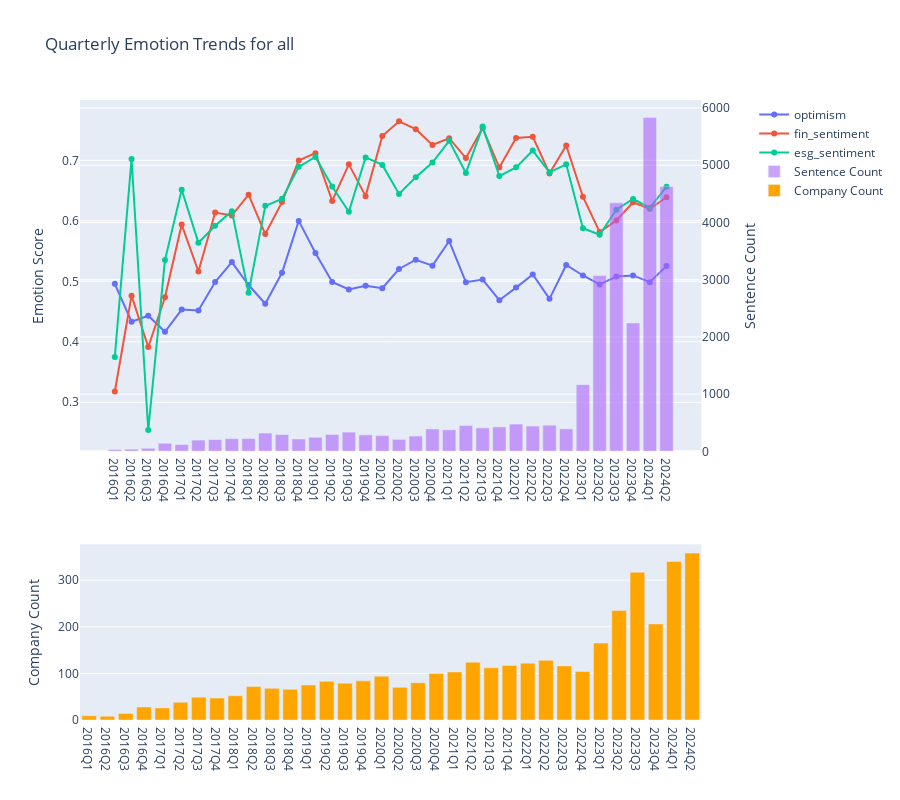

The notebook cell saved with this chart:
### Markdown cell above
As we now have the event dataset grouped by quarter, we pass it to ***plot_metric_and_sentence_trends*** function along with the metrics column to produce a visualisation showing the changes in AI mentions and emotions around it over time. We also define the metrics we are interested in below, which you can change with other metrics available in the grouped dataset.

### Code cell
metrics = [
       'emotions.optimism',
       'analysis.fin_sentiment','analysis.esg_sentiment'	
       ]

plot_metric_and_sentence_trends(events_by_quarter, metrics, show_company_count=True)

### Figure 1 — Plotly figure (JSON) as saved in the notebook; plotly's stock layout.template omitted (floating-point values rounded to 4 significant figures)
{"data": [{"mode": "lines+markers", "name": "optimism", "type": "scatter", "x": ["2016Q1", "2016Q2", "2016Q3", "2016Q4", "2017Q1", "2017Q2", "2017Q3", "2017Q4", "2018Q1", "2018Q2", "2018Q3", "2018Q4", "2019Q1", "2019Q2", "2019Q3", "2019Q4", "2020Q1", "2020Q2", "2020Q3", "2020Q4", "2021Q1", "2021Q2", "2021Q3", "2021Q4", "2022Q1", "2022Q2", "2022Q3", "2022Q4", "2023Q1", "2023Q2", "2023Q3", "2023Q4", "2024Q1", "2024Q2"], "xaxis": "x", "y": [0.4959, 0.4332, 0.4431, 0.4165, 0.4534, 0.4517, 0.4989, 0.5318, 0.4939, 0.463, 0.5141, 0.5999, 0.5469, 0.499, 0.4866, 0.4926, 0.4886, 0.5204, 0.5357, 0.5259, 0.5666, 0.4986, 0.503, 0.4688, 0.4896, 0.5114, 0.4711, 0.527, 0.5096, 0.4949, 0.508, 0.5098, 0.4986, 0.5253], "yaxis": "y"}, {"mode": "lines+markers", "name": "fin_sentiment", "type": "scatter", "x": ["2016Q1", "2016Q2", "2016Q3", "2016Q4", "2017Q1", "2017Q2", "2017Q3", "2017Q4", "2018Q1", "2018Q2", "2018Q3", "2018Q4", "2019Q1", "2019Q2", "2019Q3", "2019Q4", "2020Q1", "2020Q2", "2020Q3", "2020Q4", "2021Q1", "2021Q2", "2021Q3", "2021Q4", "2022Q1", "2022Q2", "2022Q3", "2022Q4", "2023Q1", "2023Q2", "2023Q3", "2023Q4", "2024Q1", "2024Q2"], "xaxis": "x", "y": [0.3178, 0.4763, 0.3915, 0.4736, 0.5939, 0.5163, 0.6137, 0.6088, 0.6432, 0.5782, 0.631, 0.6999, 0.7119, 0.6329, 0.6934, 0.6408, 0.7404, 0.7645, 0.7515, 0.7255, 0.7366, 0.7038, 0.7534, 0.688, 0.7369, 0.739, 0.6784, 0.7245, 0.6399, 0.5814, 0.6007, 0.6307, 0.6198, 0.639], "yaxis": "y"}, {"mode": "lines+markers", "name": "esg_sentiment", "type": "scatter", "x": ["2016Q1", "2016Q2", "2016Q3", "2016Q4", "2017Q1", "2017Q2", "2017Q3", "2017Q4", "2018Q1", "2018Q2", "2018Q3", "2018Q4", "2019Q1", "2019Q2", "2019Q3", "2019Q4", "2020Q1", "2020Q2", "2020Q3", "2020Q4", "2021Q1", "2021Q2", "2021Q3", "2021Q4", "2022Q1", "2022Q2", "2022Q3", "2022Q4", "2023Q1", "2023Q2", "2023Q3", "2023Q4", "2024Q1", "2024Q2"], "xaxis": "x", "y": [0.375, 0.7023, 0.2542, 0.5352, 0.6514, 0.5638, 0.5917, 0.616, 0.4811, 0.6248, 0.6363, 0.6892, 0.7056, 0.6566, 0.6151, 0.7048, 0.6925, 0.6444, 0.6722, 0.6964, 0.7322, 0.6792, 0.7559, 0.6739, 0.6884, 0.7162, 0.6802, 0.6934, 0.5877, 0.577, 0.6185, 0.6361, 0.6217, 0.6562], "yaxis": "y"}, {"name": "Sentence Count", "opacity": 0.6, "type": "bar", "x": ["2016Q1", "2016Q2", "2016Q3", "2016Q4", "2017Q1", "2017Q2", "2017Q3", "2017Q4", "2018Q1", "2018Q2", "2018Q3", "2018Q4", "2019Q1", "2019Q2", "2019Q3", "2019Q4", "2020Q1", "2020Q2", "2020Q3", "2020Q4", "2021Q1", "2021Q2", "2021Q3", "2021Q4", "2022Q1", "2022Q2", "2022Q3", "2022Q4", "2023Q1", "2023Q2", "2023Q3", "2023Q4", "2024Q1", "2024Q2"], "xaxis": "x", "y": [32, 38, 54, 141, 119, 197, 206, 222, 223, 319, 292, 216, 246, 294, 336, 288, 274, 209, 267, 391, 376, 450, 409, 427, 477, 442, 457, 393, 1166, 3072, 4343, 2244, 5834, 4629], "yaxis": "y2"}, {"marker": {"color": "orange"}, "name": "Company Count", "type": "bar", "x": ["2016Q1", "2016Q2", "2016Q3", "2016Q4", "2017Q1", "2017Q2", "2017Q3", "2017Q4", "2018Q1", "2018Q2", "2018Q3", "2018Q4", "2019Q1", "2019Q2", "2019Q3", "2019Q4", "2020Q1", "2020Q2", "2020Q3", "2020Q4", "2021Q1", "2021Q2", "2021Q3", "2021Q4", "2022Q1", "2022Q2", "2022Q3", "2022Q4", "2023Q1", "2023Q2", "2023Q3", "2023Q4", "2024Q1", "2024Q2"], "xaxis": "x2", "y": [9, 8, 14, 28, 26, 38, 49, 47, 52, 72, 68, 66, 75, 83, 79, 84, 94, 70, 80, 100, 103, 124, 112, 117, 122, 128, 116, 104, 165, 235, 317, 206, 340, 358], "yaxis": "y3"}], "layout": {"height": 800, "title": {"text": "Quarterly Emotion Trends for all"}, "xaxis": {"anchor": "y", "domain": [0, 0.94]}, "xaxis2": {"anchor": "y3", "domain": [0, 0.94]}, "yaxis": {"anchor": "x", "domain": [0.4333, 1], "title": {"text": "Emotion Score"}}, "yaxis2": {"anchor": "x", "overlaying": "y", "side": "right", "title": {"text": "Sentence Count"}}, "yaxis3": {"anchor": "x2", "domain": [0, 0.2833], "title": {"text": "Company Count"}}}}
